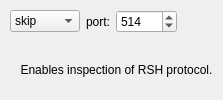
         <widget class="QWidget" name="label649">
          <attribute name="title">
           <string>rsh</string>
          </attribute>
          <layout class="QGridLayout">
           <property name="leftMargin">
            <number>10</number>
           </property>
           <property name="topMargin">
            <number>10</number>
           </property>
           <property name="rightMargin">
            <number>0</number>
           </property>
           <property name="bottomMargin">
            <number>0</number>
           </property>
           <item row="1" column="0" colspan="4">
            <widget class="QLabel" name="label691">
             <property name="text">
              <string>Enables inspection of RSH protocol.</string>
             </property>
             <property name="alignment">
              <set>Qt::AlignmentFlag::AlignCenter</set>
             </property>
             <property name="wordWrap">
              <bool>true</bool>
             </property>
            </widget>
           </item>
           <item row="0" column="1">
            <widget class="QLabel" name="label712">
             <property name="text">
              <string>port:</string>
             </property>
             <property name="alignment">
              <set>Qt::AlignmentFlag::AlignCenter</set>
             </property>
             <property name="wordWrap">
              <bool>false</bool>
             </property>
            </widget>
           </item>
           <item row="0" column="2">
            <widget class="QSpinBox" name="pix_rsh_port1">
             <property name="minimum">
              <number>1</number>
             </property>
             <property name="maximum">
              <number>65535</number>
             </property>
             <property name="value">
              <number>514</number>
             </property>
            </widget>
           </item>
           <item row="0" column="3">
            <spacer>
             <property name="orientation">
              <enum>Qt::Orientation::Horizontal</enum>
             </property>
             <property name="sizeType">
              <enum>QSizePolicy::Policy::Expanding</enum>
             </property>
             <property name="sizeHint" stdset="0">
              <size>
               <width>40</width>
               <height>20</height>
              </size>
             </property>
            </spacer>
           </item>
           <item row="0" column="0">
            <widget class="QComboBox" name="pix_rsh_switch">
             <item>
              <property name="text">
               <string>skip</string>
              </property>
             </item>
             <item>
              <property name="text">
               <string>enable</string>
              </property>
             </item>
             <item>
              <property name="text">
               <string>disable</string>
              </property>
             </item>
            </widget>
           </item>
          </layout>
         </widget>
